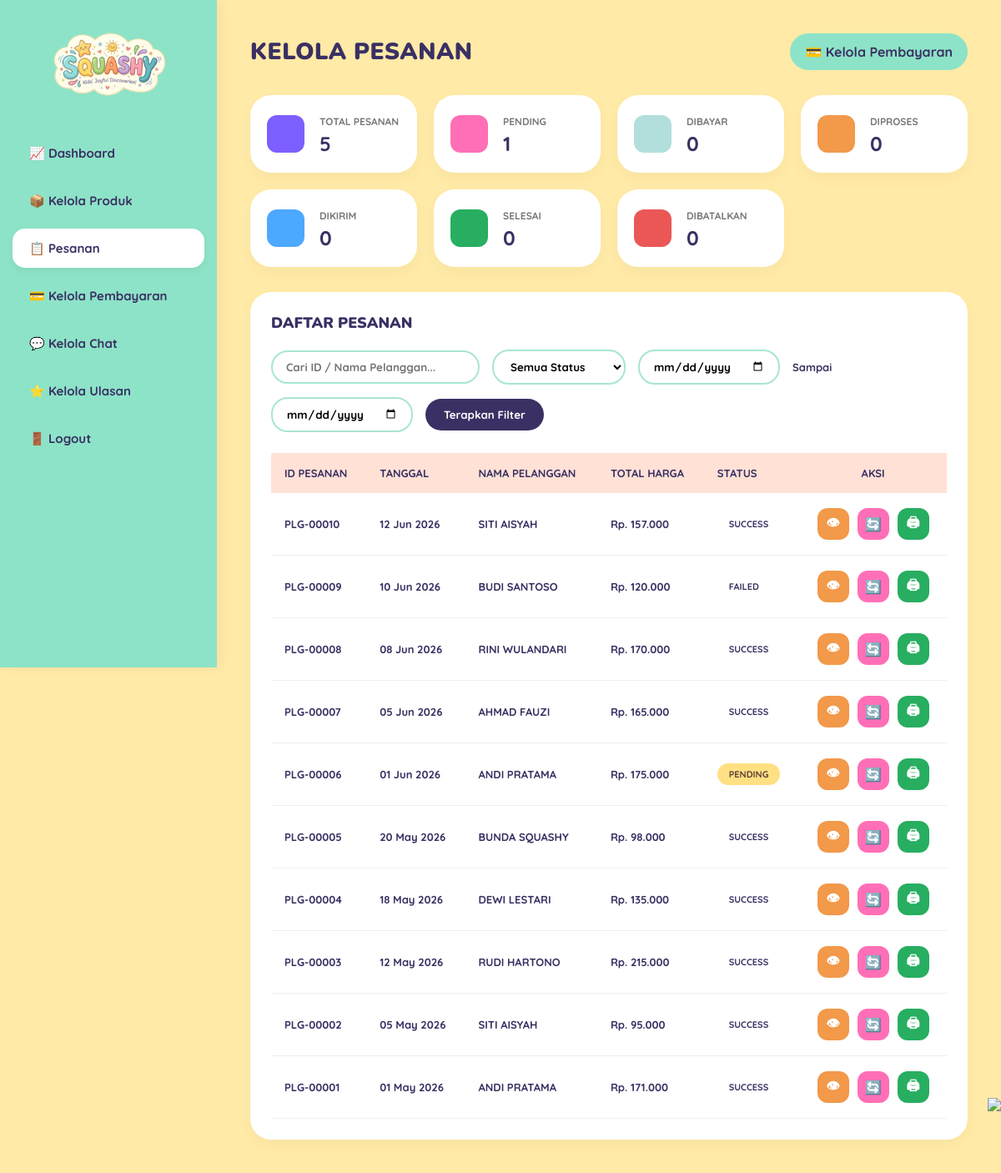
Screenshot of /admin/kelola_pesanan.php with the database file from the repository.
### tables this page shows
CREATE TABLE `payment` (
  `id_payment` int NOT NULL,
  `id_order` int NOT NULL,
  `metode_pembayaran` varchar(255) DEFAULT NULL,
  `status_pembayaran` varchar(100) DEFAULT 'pending',
  `waktu_bayar` timestamp NULL DEFAULT CURRENT_TIMESTAMP
);

CREATE TABLE `order` (
  `id_order` int NOT NULL,
  `id_user` int NOT NULL,
  `nomer_hp` varchar(100) DEFAULT NULL,
  `nama_pembeli` varchar(255) NOT NULL,
  `tanggal_pesanan` timestamp NULL DEFAULT CURRENT_TIMESTAMP,
  `total_tagihan` int NOT NULL,
  `status_pesanan` enum('pending','dibayar','diproses','dikirim','selesai','dibatalkan') DEFAULT 'pending',
  `snap_token` varchar(255) DEFAULT NULL,
  `no_resi` varchar(50) DEFAULT '',
  `nomor_resi` varchar(50) DEFAULT NULL
);

### admin/kelola_pesanan.php (the view, shortened to what this page needs)
<?php
require_once '../config/database.php';
$search = isset($_GET['search']) ? mysqli_real_escape_string($conn, $_GET['search']) : '';
$status = isset($_GET['status']) ? mysqli_real_escape_string($conn, $_GET['status']) : 'Semua Status';
$start_date = isset($_GET['start_date']) ? $_GET['start_date'] : '';
$end_date = isset($_GET['end_date']) ? $_GET['end_date'] : '';
$q_total = "
SELECT COUNT(*) as total
FROM `order`
WHERE MONTH(tanggal_pesanan) = MONTH(CURDATE())
AND YEAR(tanggal_pesanan) = YEAR(CURDATE())
";
$r_total = mysqli_query($conn, $q_total);
$total_pesanan = mysqli_fetch_assoc($r_total)['total'] ?? 0;
$q_pending = "
SELECT COUNT(*) as total
FROM payment
WHERE LOWER(status_pembayaran) = 'pending'
";
$r_pending = mysqli_query($conn, $q_pending);
$menunggu_validasi = mysqli_fetch_assoc($r_pending)['total'] ?? 0;
$q_dibayar = "
SELECT COUNT(*) as total
FROM payment
WHERE LOWER(status_pembayaran) = 'dibayar'
";
$r_dibayar = mysqli_query($conn, $q_dibayar);
$dibayar = mysqli_fetch_assoc($r_dibayar)['total'] ?? 0;
$q_proses = "
SELECT COUNT(*) as total
FROM payment
WHERE LOWER(status_pembayaran) = 'diproses'
";
$r_proses = mysqli_query($conn, $q_proses);
$diproses = mysqli_fetch_assoc($r_proses)['total'] ?? 0;
$q_kirim = "
SELECT COUNT(*) as total
FROM payment
WHERE LOWER(status_pembayaran) = 'dikirim'
";
$r_kirim = mysqli_query($conn, $q_kirim);
$dikirim = mysqli_fetch_assoc($r_kirim)['total'] ?? 0;
$q_selesai = "
SELECT COUNT(*) as total
FROM payment
WHERE LOWER(status_pembayaran) = 'selesai'
";
$r_selesai = mysqli_query($conn, $q_selesai);
$selesai = mysqli_fetch_assoc($r_selesai)['total'] ?? 0;
$q_batal = "
SELECT COUNT(*) as total
FROM payment
WHERE LOWER(status_pembayaran) = 'dibatalkan'
";
$r_batal = mysqli_query($conn, $q_batal);
$dibatalkan = mysqli_fetch_assoc($r_batal)['total'] ?? 0;
$where_clauses = ["1=1"];
$where_sql = implode(' AND ', $where_clauses);
$query_orders = "
SELECT
    o.id_order,
    o.nama_pembeli,
    o.tanggal_pesanan,
    o.total_tagihan,
    p.status_pembayaran
FROM `order` o
LEFT JOIN payment p ON o.id_order = p.id_order
WHERE $where_sql
ORDER BY o.tanggal_pesanan DESC, o.id_order DESC
";
$result_orders = mysqli_query($conn, $query_orders);
?>
<!DOCTYPE html>
<html lang="id">
<head>
</head>
<body>
    <?php require_once '../components/layout/header_admin.php'; ?>
    <div class="main-content">
        <div class="header-dash">
            <h1>KELOLA PESANAN</h1>
            <a href="kelola_pembayaran.php" class="btn-status-link">💳 Kelola Pembayaran</a>
        </div>
        <div class="top-cards-grid">
            <div class="stat-card">
                <div class="color-block purple"></div>
                <div class="stat-info">
                    <span>Total Pesanan</span>
                    <h2><?= number_format($total_pesanan, 0, ',', '.') ?></h2>
                </div>
            </div>
            <div class="stat-card">
                <div class="color-block pink"></div>
                <div class="stat-info">
                    <span>Pending</span>
                    <h2><?= number_format($menunggu_validasi, 0, ',', '.') ?></h2>
                </div>
            </div>
            <div class="stat-card">
                <div class="color-block blue" style="background-color: #B2DFDB;"></div>
                <div class="stat-info">
                    <span>Dibayar</span>
                    <h2><?= number_format($dibayar, 0, ',', '.') ?></h2>
                </div>
            </div>
            <div class="stat-card">
                <div class="color-block orange"></div>
                <div class="stat-info">
                    <span>Diproses</span>
                    <h2><?= number_format($diproses, 0, ',', '.') ?></h2>
                </div>
            </div>
            <div class="stat-card">
                <div class="color-block blue"></div>
                <div class="stat-info">
                    <span>Dikirim</span>
                    <h2><?= number_format($dikirim, 0, ',', '.') ?></h2>
                </div>
            </div>
            <div class="stat-card">
                <div class="color-block green"></div>
                <div class="stat-info">
                    <span>Selesai</span>
                    <h2><?= number_format($selesai, 0, ',', '.') ?></h2>
                </div>
            </div>
            <div class="stat-card">
                <div class="color-block red"></div>
                <div class="stat-info">
                    <span>Dibatalkan</span>
                    <h2><?= number_format($dibatalkan, 0, ',', '.') ?></h2>
                </div>
            </div>
        </div>
        <div class="table-box">
            <h3>DAFTAR PESANAN</h3>
            <form method="GET" class="filter-form-bar">
                <input
                    type="text"
                    name="search"
                    class="input-search"
                    placeholder="Cari ID / Nama Pelanggan..."
                    value="<?= htmlspecialchars($search) ?>">
                <select name="status" class="select-status">
                    <option value="Semua Status" <?= $status == 'Semua Status' ? 'selected' : '' ?>>Semua Status</option>
                </select>
                <input
                    type="date"
                    name="start_date"
                    class="input-date"
                    value="<?= htmlspecialchars($start_date) ?>">
                <span class="filter-label">Sampai</span>
                <input
                    type="date"
                    name="end_date"
                    class="input-date"
                    value="<?= htmlspecialchars($end_date) ?>">
                <button type="submit" class="btn-filter">
                    Terapkan Filter
                </button>
            </form>
            <table class="squashy-table">
                <thead>
                    <tr>
                        <th>ID Pesanan</th>
                        <th>Tanggal</th>
                        <th>Nama Pelanggan</th>
                        <th>Total Harga</th>
                        <th>Status</th>
                        <th style="text-align:center;">Aksi</th>
                    </tr>
                </thead>
                <tbody>
                    <?php
                    if (mysqli_num_rows($result_orders) > 0) {
                        while ($row = mysqli_fetch_assoc($result_orders)) {
                            $display_id = "PLG-" . str_pad($row['id_order'], 5, "0", STR_PAD_LEFT);
                            $status_class = strtolower($row['status_pembayaran']);
                    ?>
                            <tr>
                                <td><?= $display_id ?></td>
                                <td>
                                    <?= date('d M Y', strtotime($row['tanggal_pesanan'])) ?>
                                </td>
                                <td>
                                    <?= htmlspecialchars(strtoupper($row['nama_pembeli'])) ?>
                                </td>
                                <td>
                                    Rp. <?= number_format($row['total_tagihan'], 0, ',', '.') ?>
                                </td>
                                <td>
                                    <span class="badge-status <?= $status_class ?>">
                                        <?= htmlspecialchars($row['status_pembayaran']) ?>
                                    </span>
                                </td>
                                <td>
                                    <div class="actions-cell" style="justify-content:center;">
                                        <a href="detail_pesanan.php?id=<?= $row['id_order'] ?>"
                                            class="btn-action bg-detail"
                                            title="Detail">
                                            👁
                                        </a>
                                        <a href="update_status.php?id=<?= $row['id_order'] ?>"
                                            class="btn-action bg-update"
                                            title="Update">
                                            🔄
                                        </a>
                                        <a href="cetak_invoice.php?id=<?= $row['id_order'] ?>"
                                            class="btn-action bg-print"
                                            title="Print">
                                            🖨
                                        </a>
                                    </div>
                                </td>
                            </tr>
                        <?php }
                    } ?>
                </tbody>
            </table>
        </div>
    </div>
    <img src="../assets/images/decor-right.png" class="decor-flower-bottom">
</body>
</html>

### admin/kelola_pesanan.php (style rules this page uses)
:root { --mint-bg: #8DE3C7; --cream-bg: #FFEAA7; --dark-purple: #3A3063; --orange-card: #F2994A; --green-card: #27AE60; --soft-green: #A8E6CF; --white: #FFFFFF; }
* { margin: 0; padding: 0; box-sizing: border-box; }
body { font-family: 'Quicksand', sans-serif; background-color: var(--cream-bg); color: var(--dark-purple); min-height: 100vh; display: flex; }
.main-content { margin-left: 260px; flex: 1; padding: 40px; position: relative; min-height: 100vh; }
.header-dash { display: flex; justify-content: space-between; align-items: center; margin-bottom: 30px; gap: 16px; flex-wrap: wrap; }
.header-dash h1 { font-family: 'Nunito', sans-serif; font-size: 28px; font-weight: 900; letter-spacing: 0.5px; }
.btn-status-link { display: inline-flex; align-items: center; justify-content: center; gap: 8px; padding: 12px 18px; border-radius: 999px; background: var(--mint-bg); color: var(--dark-purple); font-weight: 700; text-decoration: none; transition: transform 0.2s ease, box-shadow 0.2s ease; }
.top-cards-grid { display: grid; grid-template-columns: repeat(auto-fit, minmax(180px, 1fr)); gap: 20px; margin-bottom: 30px; }
.stat-card { background: white; border-radius: 25px; padding: 20px; display: flex; align-items: center; gap: 18px; box-shadow: 0 8px 20px rgba(0, 0, 0, 0.03); }
.color-block { width: 45px; height: 45px; border-radius: 12px; flex-shrink: 0; }
.orange { background-color: var(--orange-card); }
.green { background-color: var(--green-card); }
.blue { background-color: #4DA8FF; }
.pink { background-color: #FF6FB7; }
.purple { background-color: #7d5fff; }
.red { background-color: #EB5757; }
.stat-info span { font-size: 12px; font-weight: 700; color: #777; text-transform: uppercase; }
.stat-info h2 { font-size: 24px; font-weight: 900; margin-top: 3px; }
.table-box { background: white; border-radius: 25px; padding: 25px; box-shadow: 0 8px 20px rgba(0, 0, 0, 0.03); }
.table-box h3 { font-family: 'Nunito', sans-serif; font-size: 18px; font-weight: 900; margin-bottom: 20px; text-transform: uppercase; }
.filter-form-bar { display: flex; align-items: center; gap: 15px; margin-bottom: 25px; flex-wrap: wrap; }
.input-search, .select-status, .input-date { background: white; border: 2px solid var(--soft-green); padding: 10px 16px; border-radius: 20px; font-family: 'Quicksand', sans-serif; font-weight: 700; outline: none; }
.input-search { width: 250px; }
.select-status { min-width: 160px; cursor: pointer; }
.input-date { width: 170px; }
.filter-label { font-size: 13px; font-weight: 700; }
.btn-filter { background-color: var(--dark-purple); color: white; border: none; padding: 11px 22px; border-radius: 20px; font-family: 'Quicksand', sans-serif; font-weight: 700; cursor: pointer; transition: 0.2s; }
.squashy-table { width: 100%; border-collapse: collapse; overflow: hidden; }
.squashy-table thead tr { background-color: #FFE1D6; }
.squashy-table th { padding: 16px; font-size: 13px; text-transform: uppercase; font-weight: 900; text-align: left; }
.squashy-table td { padding: 18px 16px; border-bottom: 1px solid #EEEEEE; font-size: 13px; font-weight: 700; }
.badge-status { display: inline-block; padding: 6px 14px; border-radius: 20px; font-size: 11px; font-weight: 900; text-transform: uppercase; }
.pending { background-color: #FFE082; color: #5D4037; }
.actions-cell { display: flex; align-items: center; gap: 10px; }
.btn-action { width: 38px; height: 38px; border-radius: 12px; display: flex; align-items: center; justify-content: center; text-decoration: none; color: white; font-size: 16px; transition: 0.2s; }
.bg-detail { background-color: #F2994A; }
.bg-update { background-color: #FF6FB7; }
.bg-print { background-color: #27AE60; }
.decor-flower-bottom { position: fixed; bottom: 0; right: 0; height: 90px; pointer-events: none; z-index: 10; }

### components/layout/header_admin.php (style rules this page uses)
:root { --mint-bg: #8DE3C7; --cream-bg: #FFEAA7; --dark-purple: #3A3063; --white: #FFFFFF; }
body { margin: 0; font-family: 'Quicksand', sans-serif; background-color: var(--cream-bg); color: var(--dark-purple); display: flex; }
.main-content { margin-left: 260px; flex: 1; padding: 40px; min-height: 100vh; }

### rows the page displays
payment: id_order.id_order "PLG-00010", id_order.tanggal_pesanan "12 Jun 2026", id_order.nama_pembeli "SITI AISYAH", id_order.total_tagihan "157.000", status_pembayaran "SUCCESS"
payment: id_order.id_order "PLG-00009", id_order.tanggal_pesanan "10 Jun 2026", id_order.nama_pembeli "BUDI SANTOSO", id_order.total_tagihan "120.000", status_pembayaran "FAILED"
payment: id_order.id_order "PLG-00008", id_order.tanggal_pesanan "08 Jun 2026", id_order.nama_pembeli "RINI WULANDARI", id_order.total_tagihan "170.000", status_pembayaran "SUCCESS"
payment: id_order.id_order "PLG-00007", id_order.tanggal_pesanan "05 Jun 2026", id_order.nama_pembeli "AHMAD FAUZI", id_order.total_tagihan "165.000", status_pembayaran "SUCCESS"
payment: id_order.id_order "PLG-00006", id_order.tanggal_pesanan "01 Jun 2026", id_order.nama_pembeli "ANDI PRATAMA", id_order.total_tagihan "175.000", status_pembayaran "PENDING"
payment: id_order.id_order "PLG-00005", id_order.tanggal_pesanan "20 May 2026", id_order.nama_pembeli "BUNDA SQUASHY", id_order.total_tagihan "98.000", status_pembayaran "SUCCESS"
payment: id_order.id_order "PLG-00004", id_order.tanggal_pesanan "18 May 2026", id_order.nama_pembeli "DEWI LESTARI", id_order.total_tagihan "135.000", status_pembayaran "SUCCESS"
payment: id_order.id_order "PLG-00003", id_order.tanggal_pesanan "12 May 2026", id_order.nama_pembeli "RUDI HARTONO", id_order.total_tagihan "215.000", status_pembayaran "SUCCESS"
payment: id_order.id_order "PLG-00002", id_order.tanggal_pesanan "05 May 2026", id_order.nama_pembeli "SITI AISYAH", id_order.total_tagihan "95.000", status_pembayaran "SUCCESS"
payment: id_order.id_order "PLG-00001", id_order.tanggal_pesanan "01 May 2026", id_order.nama_pembeli "ANDI PRATAMA", id_order.total_tagihan "171.000", status_pembayaran "SUCCESS"

### other values shown
$total_pesanan "5"
$menunggu_validasi "1"
$dibayar "0"
$diproses "0"
$dikirim "0"
$selesai "0"
$dibatalkan "0"
